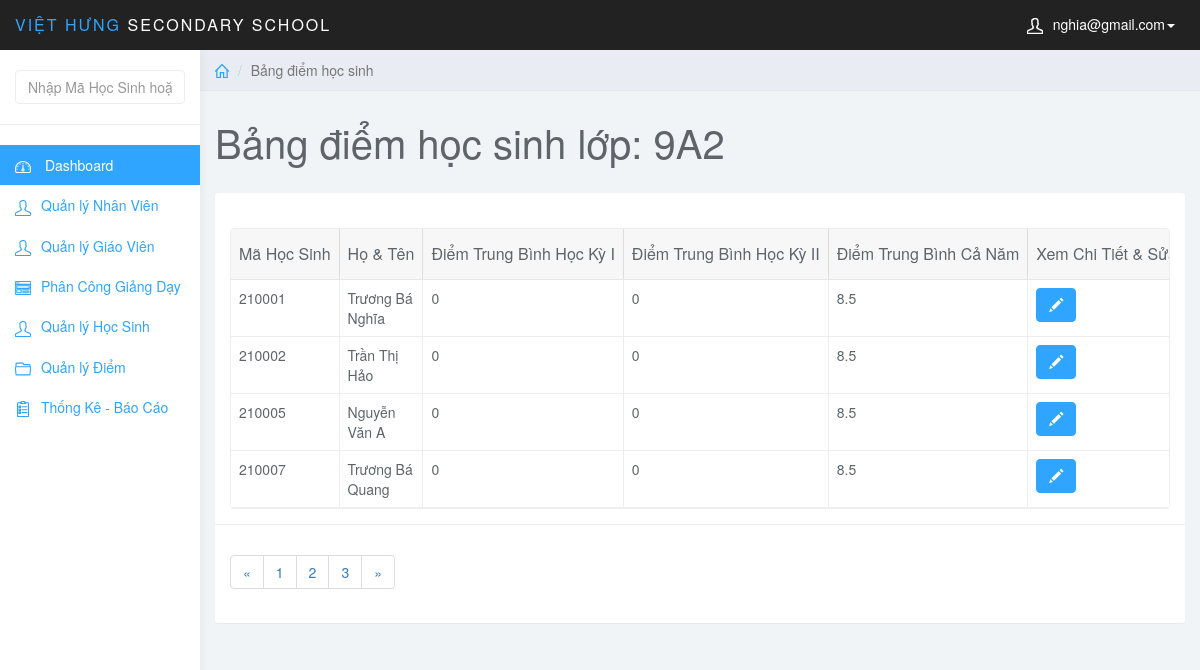
The page /admin/index.php?page=list_diem&id_class=1 (signed in) on the database its author committed.
### tables this page shows
CREATE TABLE `lophoc` (
  `MaLopHoc` varchar(10) NOT NULL,
  `Tenlophoc` varchar(20) NOT NULL,
  `KhoiHoc` varchar(10) NOT NULL,
  PRIMARY KEY (`MaLopHoc`)
);

CREATE TABLE `hocsinh` (
  `MaHS` int(6) NOT NULL,
  `MaLopHoc` varchar(10) NOT NULL,
  `TenHS` varchar(50) NOT NULL,
  `GioiTinh` varchar(5) NOT NULL,
  `NgaySinh` date NOT NULL,
  `NoiSinh` varchar(50) NOT NULL,
  `DanToc` varchar(10) NOT NULL,
  `HoTenCha` varchar(50) NOT NULL,
  `HoTenMe` varchar(50) NOT NULL,
  PRIMARY KEY (`MaHS`),
  KEY `fk_hs_lh` (`MaLopHoc`),
  CONSTRAINT `fk_hs_lh` FOREIGN KEY (`MaLopHoc`) REFERENCES `lophoc` (`MaLopHoc`)
);

### admin/list_diem.php (the view, shortened to what this page needs)
<?php
    $class_id = $_GET['id_class'];
    $sql_view = "SELECT * FROM lophoc WHERE MaLopHoc = '$class_id'";
    $query_view = mysqli_query($conn,$sql_view);
    $row_view = mysqli_fetch_assoc($query_view);
?>
<div class="col-sm-9 col-sm-offset-3 col-lg-10 col-lg-offset-2 main">
		<div class="row">
			<ol class="breadcrumb">
				<li><a href="index.php"><svg class="glyph stroked home"><use xlink:href="#stroked-home"></use></svg></a></li>
				<li class="active">Bảng điểm học sinh</li>
			</ol>
		</div>
		<div class="row">
			<div class="col-lg-12">
				<h1 class="page-header">Bảng điểm học sinh lớp: <?php echo $row_view['Tenlophoc']; ?></h1>
			</div>
		</div>
		<div class="row">
			<div class="col-lg-12">
				<div class="panel panel-default">
					<div class="panel-body">
                        <table
                            data-toolbar="#toolbar"
                            data-toggle="table">
						    <thead>
						    <tr>
						        <th data-field="id" data-sortable="true">Mã Học Sinh</th>
                                <th data-field="name"  data-sortable="true">Họ & Tên</th>
                                <th data-sortable="true">Điểm Trung Bình Học Kỳ I</th>
                                <th data-sortable="true">Điểm Trung Bình Học Kỳ II</th>
                                <th data-sortable="true">Điểm Trung Bình Cả Năm</th>
                                <th>Xem Chi Tiết & Sửa</th>
						    </tr>
                            </thead>
                            <tbody>
                                <?php
                                    $sql = "SELECT * FROM hocsinh WHERE MaLopHoc = '$class_id'";
                                    $query = mysqli_query($conn,$sql);
                                    while ($row = mysqli_fetch_assoc($query)) {
                                        $sql_diem = "SELECT * FROM hocsinh JOIN diem ON hocsinh.MaHS = diem.MaHS JOIN monhoc ON diem.MaMonHoc = monhoc.MaMonHoc JOIN lophoc ON hocsinh.MaLopHoc = lophoc.MaLopHoc JOIN hocky ON diem.MaHocKy = hocky.MaHocKy WHERE hocsinh.MaHS = '{$row['MaHS']}'";
                                        $query_diem = mysqli_query($conn,$sql_diem);
                                        $tb_hk = 0;
                                        $tb_hk2 = 0;
                                        $i = 0;
                                        while($row_diem = mysqli_fetch_assoc($query_diem)){
                                            if ($row_diem['MaHocKy']=='20191') {
                                                $tb_hk += $row_diem['DiemTB'];
                                                $i++;
                                            }elseif($row_diem['MaHocKy']=='20192') {
                                                $tb_hk2 += $row_diem['DiemTB'];
                                                $i++;
                                            }
                                        }
                                ?>
                                <tr>
                                    <td><?php echo $row['MaHS']; ?></td>
                                    <td><?php echo $row['TenHS']; ?></td>
                                    <td><?php if(isset($tb_hk)){echo round($tb_hk/$i,1);}else{echo '---';}?></td>
                                    <td><?php if(isset($tb_hk2)){echo round($tb_hk2/$i,1);}else{echo '---';} ?></td>
                                    <td>8.5</td>
                                    <td class="form-group">
                                        <a href="index.php?page=edit_diem&id_hs=<?php echo $row['MaHS']; ?>" class="btn btn-primary"><i class="glyphicon glyphicon-pencil"></i></a>
                                    </td>
                                </tr>
                                    <?php } ?>
                            </tbody>
						</table>
                    </div>
                    <div class="panel-footer">
                        <nav aria-label="Page navigation example">
                            <ul class="pagination">
                                <li class="page-item"><a class="page-link" href="#">&laquo;</a></li>
                                <li class="page-item"><a class="page-link" href="#">1</a></li>
                                <li class="page-item"><a class="page-link" href="#">2</a></li>
                                <li class="page-item"><a class="page-link" href="#">3</a></li>
                                <li class="page-item"><a class="page-link" href="#">&raquo;</a></li>
                            </ul>
                        </nav>
                    </div>
				</div>
			</div>
		</div>
	</div>

### admin/css/styles.css (style rules this page uses)
body { background: #f1f4f7; padding-top: 50px; color: #5f6468; }
a, a:hover, a:focus { color: #30a5ff; }
h1, h2, h3, h4, h5, h6 { color: #5f6468; }
h1 { font-weight: 300; font-size: 40px; }
.btn-primary, .btn-primary:hover, .btn-primary:focus, .btn-primary:active, .btn-primary.active, .open > .dropdown-toggle.btn-primary, .btn-primary.disabled, .btn-primary[disabled], fieldset[disabled] .btn-primary, .btn-primary.disabled:hover, .btn-primary[disabled]:hover, fieldset[disabled] .btn-primary:hover, .btn-primary.disabled:focus, .btn-primary[disabled]:focus, fieldset[disabled] .btn-primary:focus, .btn-primary.disabled:active, .btn-primary[disabled]:active, fieldset[disabled] .btn-primary:active, .btn-primary.disabled.active, .btn-primary[disabled].active, fieldset[disabled] .btn-primary.active { background-color: #30a5ff; border-color: #30a5ff; }
.panel { border: 0; }
.panel-footer { background: #fff; border-top: 1px solid #eee; }
.breadcrumb { border-radius: 0; padding: 10px 15px; background: #e9ecf2; box-shadow: 0 1px 1px rgba(0, 0, 0, .05); margin: 0 ; }
h1.page-header { margin-top: 30px; border-bottom: 0; }
.table { background: #fff; }
.breadcrumb .glyph { height: 14px; width: 14px; margin: -2px 0 0 0; stroke-width: 4px; }

### rows shown on the page
lophoc: Tenlophoc "9A2"
hocsinh: MaHS "210001", TenHS "Trương Bá Nghĩa", i "0"
hocsinh: MaHS "210002", TenHS "Trần Thị Hảo", i "0"
hocsinh: MaHS "210005", TenHS "Nguyễn Văn A", i "0"
hocsinh: MaHS "210007", TenHS "Trương Bá Quang", i "0"

### other values the page prints
$_SESSION['mail_user'] "nghia@gmail.com"
